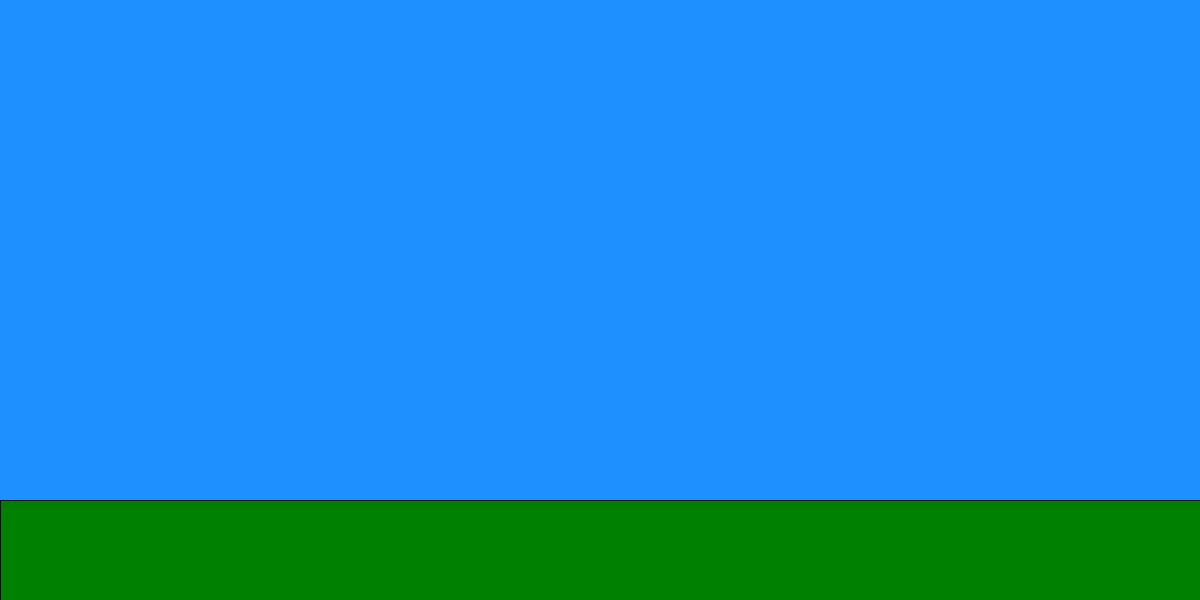
Frame 1 (no input)
Frame 60 (the mouse pressed at the canvas centre just before this capture): identical to frame 1, image omitted
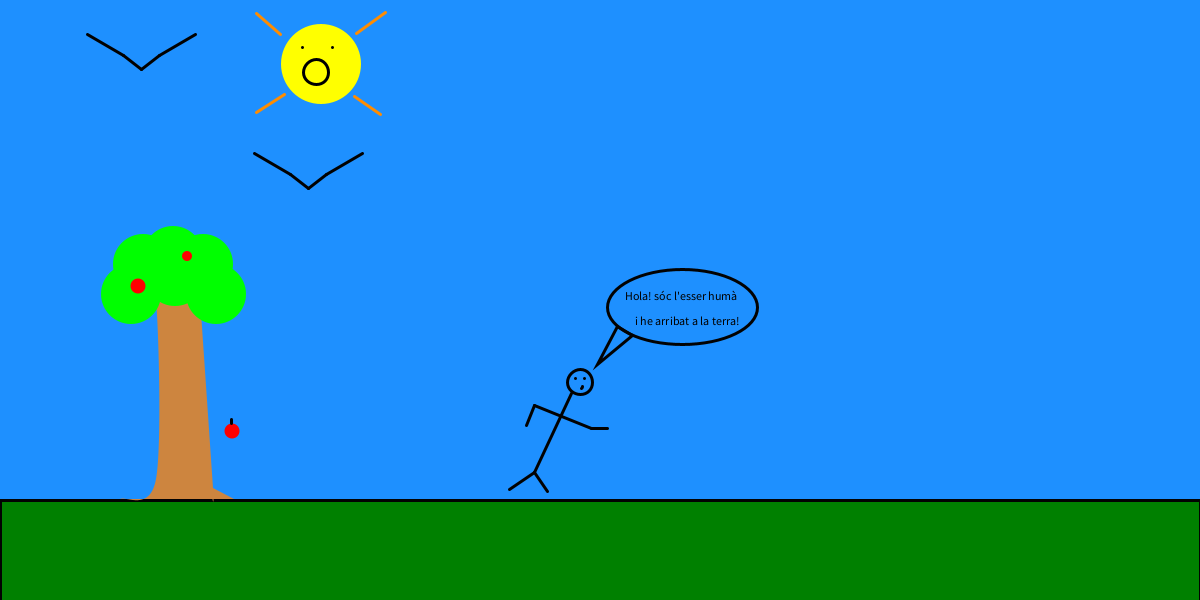
Frame 120 (the mouse held since frame 60 and released just before this capture)

The Processing sketch that drew these frames (run headless with seeded random() and noise(); from frame 60 on, the mouse is pressed at the canvas centre):

// Processing sketch: processing_173179
// ── processing_173179.pde

  float i = 231;
  int j =74;
  int k =193;
  float l = 331;
  float m = 323;
  float n = 319;
  int o = 587;
  int p = 408;
  int w= 180;
  int x= 0;
  int y = 180;
 
void setup(){
  size(1200,600);
  stroke(3);
  
}

void draw(){
  
 //FONS
  background(30,144,255);
  fill(0,128,0);
  rect(0,500,width,height);
  
  // PART NATURALESA
  if(mouseX>80){
 
  frameRate(3);  
  //arbre
  noStroke();
  fill(205,133,63);
  beginShape();
  curveVertex(120,  499);
  curveVertex(120, 499);
  curveVertex(156, 479);
  curveVertex(156, 300);
  curveVertex(140, 298);
  curveVertex(200, 298);
  curveVertex(200, 298);
  curveVertex(213,488);
  curveVertex(213,488);
  curveVertex(234,  499);
  curveVertex(234, 499);
  endShape();
  fill(0,255,0);
  ellipse(131,294,60,60);
  ellipse(175,276,60,60);
  ellipse(143,264,60,60);
  ellipse(203,264,60,60);
  ellipse(216,294,60,60);
  ellipse(173,256,60,60);
  
  
  //sol i els rajos
  fill(255,140,0);
  noStroke();
  fill(255,255,0);
  ellipse(321,64,80,80);
  stroke(255,140,0);
  line(280,34,256,13);
  line(284,94,256,112);
  line(356,33,385,12);
  line(354,96,380,114);
  stroke(0,0,0);
  point(302,47);
  point(332,47);
  arc(316,72, 25, 25,radians(x), radians(w));
  
  //cireres
  noStroke();
  fill(255,0,0);
  ellipse(232,l,15,15);
  ellipse(138,286,15,15);
  ellipse(187,256,10,10);
  stroke(1);
  line(i,m,i,n);
  
  //ocell1
  stroke(1);
  strokeWeight(3);
  line(87,j,123,55);
  line(123,55,141,69);
  line(141,69,159,55);
  line(159,55,195,j);
  //ocell2
  stroke(1);
  strokeWeight(3);
  line(254,k,290,174);
  line(290,174,308,188);
  line(308,188,326,174);
  line(326,174,362,k);
  
  
  //IF que fa caure la cirera
  if(l < 485){
    l= l + 20;
  }else if(l >= 405){
    l = 331;
  }
  if(m < 475){
    m =m+20;
  }else if (m >=455){
    m= 323;
  }
  if(n < 470){
    n =n+20;
  }else if (n >=455){
    n= 319;
  }
  
  
   //IF que fa moure les ales dels ocells.
  if(j == 74){
  j=j-40;
  }else if (j == 34){
  j=j+40;
  }
  if(k == 193){
  k=k-40;
  }else if (k == 153){
  k=k+40;
  }
  
 }
 
 //PART HUMÀ
 if(mouseX>440){
   frameRate(2);
   
   
   //variables pel sol
   w= w +180;
 //humà
 noFill();
 ellipse(580,382,25,25);
 stroke(2);
 line(534,472,571,393);
 line(526,425,534,405);
 line(534,405,591,428);
 line(591,428,o,p);
 line(534,472,547,491);
 line(534,472,509,489);
 point(575,378);
 point(584,378);
 arc(580,386, 5, 5,radians(0), radians(55));
 fill(0);
 text("Hola! sóc l'esser humà", 625,300);
 text("i he arribat a la terra!",635,325);
 noFill();
 ellipse(682,307,150,75);
 triangle(617,326,597,364,632,335);

 //If per moure la ma de l'humà
 if (o == 587){
   o=o+20;
 }else if(o == 607){
   o=o-20;
 }
 if ( p == 408){
   p = p +20;
 }else if( p == 428){
   p = p-20;
 }
 
 
}

// PART CENTRAL NUCLEAR
if(mouseX > 815){
  //variables pel sol
  w = 360;
  x = 180;
  
  //BUCLE central nuclear
  frameRate(3);
  noStroke();
  
  float r = 987;
  float s = 203;
  float t = 125;
  float v = 175;
  int q = 0;
  
  while(q<10000){
    fill(150);
    ellipse(r,s,t,v);
    r=r+random(50);
    s=s-50;
    v=v + random(5);
    t=t+random(45);
    q=q+1;
}

  
// central nuclear
 noStroke();
 fill(105,105,105);
 beginShape();
  curveVertex(847,  498);
  curveVertex(847,  498);
  curveVertex(906,227);
  curveVertex(906,227);
  curveVertex(1100,227);
  curveVertex(1100,227);
  curveVertex(1142,498);
  curveVertex(1142,498);
  endShape();
  
  
  //simbol central nuclear
  fill(255,255,0);
  ellipse(1000,375,100,100);
  fill(0);
  ellipse(1000,375,20,20);
  triangle(957,361,976,338,991,369);
  triangle(1024,339,1039,361,1010,370);
  triangle(984,413,1013,413,999,386);
    
   
  }



}
   
  
